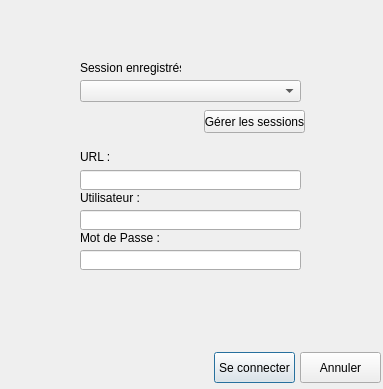
<?xml version="1.0" encoding="UTF-8"?>
<ui version="4.0">
 <class>LoginWindow</class>
 <widget class="QDialog" name="LoginWindow">
  <property name="geometry">
   <rect>
    <x>0</x>
    <y>0</y>
    <width>383</width>
    <height>389</height>
   </rect>
  </property>
  <property name="windowTitle">
   <string>Connexion</string>
  </property>
  <widget class="QLineEdit" name="lineURL">
   <property name="geometry">
    <rect>
     <x>80</x>
     <y>170</y>
     <width>221</width>
     <height>20</height>
    </rect>
   </property>
  </widget>
  <widget class="QLineEdit" name="lineUser">
   <property name="geometry">
    <rect>
     <x>80</x>
     <y>210</y>
     <width>221</width>
     <height>20</height>
    </rect>
   </property>
  </widget>
  <widget class="QLineEdit" name="linePassword">
   <property name="geometry">
    <rect>
     <x>80</x>
     <y>250</y>
     <width>221</width>
     <height>20</height>
    </rect>
   </property>
  </widget>
  <widget class="QLabel" name="label_URL">
   <property name="geometry">
    <rect>
     <x>80</x>
     <y>150</y>
     <width>47</width>
     <height>13</height>
    </rect>
   </property>
   <property name="text">
    <string>URL :</string>
   </property>
  </widget>
  <widget class="QLabel" name="label_User">
   <property name="geometry">
    <rect>
     <x>80</x>
     <y>190</y>
     <width>61</width>
     <height>16</height>
    </rect>
   </property>
   <property name="text">
    <string>Utilisateur :</string>
   </property>
  </widget>
  <widget class="QLabel" name="label_Password">
   <property name="geometry">
    <rect>
     <x>80</x>
     <y>230</y>
     <width>81</width>
     <height>16</height>
    </rect>
   </property>
   <property name="text">
    <string>Mot de Passe :</string>
   </property>
  </widget>
  <widget class="QPushButton" name="push_connection">
   <property name="geometry">
    <rect>
     <x>214</x>
     <y>352</y>
     <width>81</width>
     <height>31</height>
    </rect>
   </property>
   <property name="text">
    <string>Se connecter</string>
   </property>
  </widget>
  <widget class="QPushButton" name="push_close">
   <property name="geometry">
    <rect>
     <x>300</x>
     <y>352</y>
     <width>81</width>
     <height>31</height>
    </rect>
   </property>
   <property name="text">
    <string>Annuler</string>
   </property>
  </widget>
  <widget class="QLabel" name="label_error">
   <property name="geometry">
    <rect>
     <x>80</x>
     <y>280</y>
     <width>221</width>
     <height>16</height>
    </rect>
   </property>
   <property name="text">
    <string>&lt;html&gt;&lt;head/&gt;&lt;body&gt;&lt;p&gt;&lt;br/&gt;&lt;/p&gt;&lt;/body&gt;&lt;/html&gt;</string>
   </property>
  </widget>
  <widget class="QComboBox" name="comboBox_sessions">
   <property name="geometry">
    <rect>
     <x>80</x>
     <y>80</y>
     <width>221</width>
     <height>22</height>
    </rect>
   </property>
  </widget>
  <widget class="QLabel" name="label">
   <property name="geometry">
    <rect>
     <x>80</x>
     <y>60</y>
     <width>101</width>
     <height>16</height>
    </rect>
   </property>
   <property name="text">
    <string>Session enregistrés :</string>
   </property>
  </widget>
  <widget class="QPushButton" name="push_editSessions">
   <property name="geometry">
    <rect>
     <x>204</x>
     <y>110</y>
     <width>101</width>
     <height>23</height>
    </rect>
   </property>
   <property name="text">
    <string>Gérer les sessions</string>
   </property>
  </widget>
 </widget>
 <resources/>
 <connections/>
</ui>
